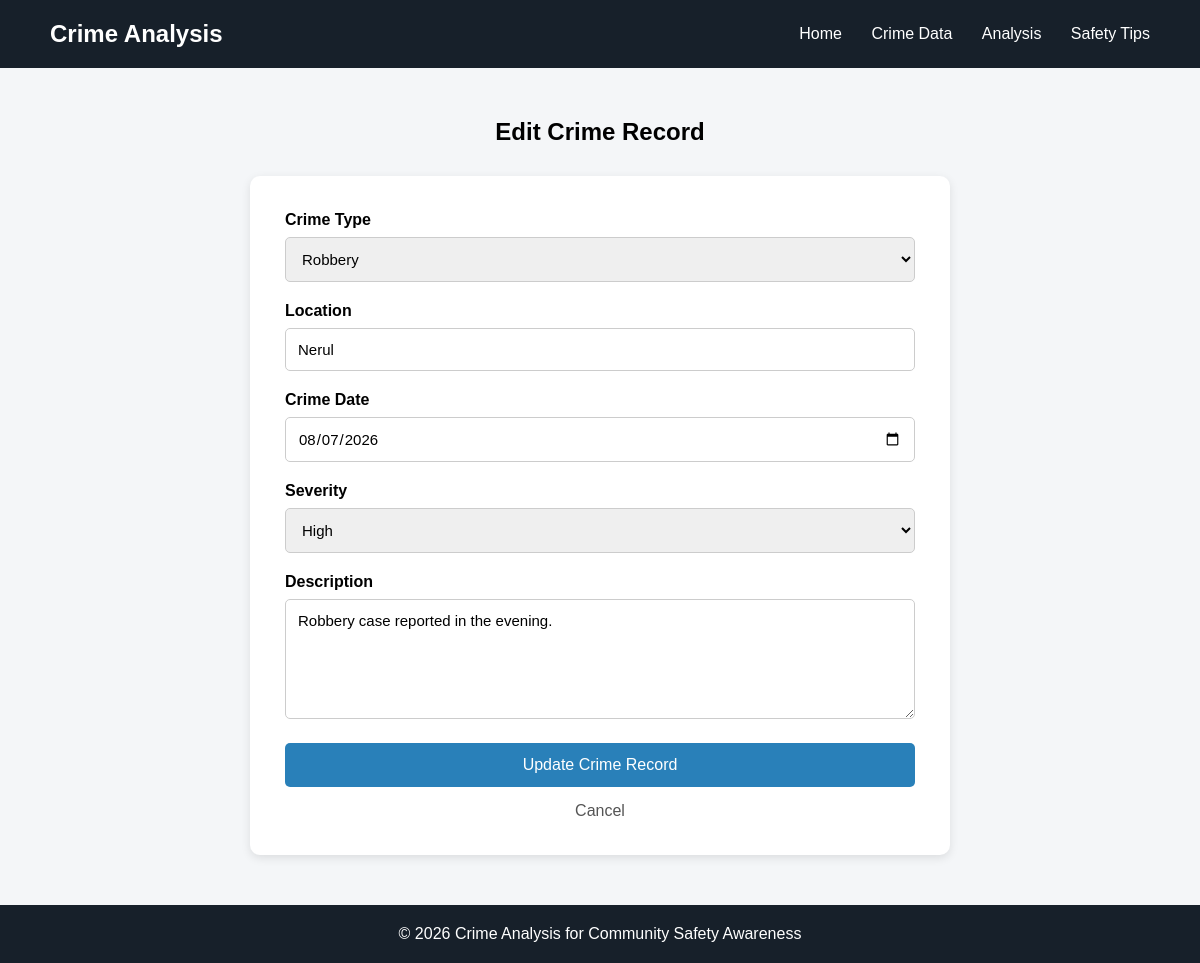
The app's page /edit_crime.php?id=2 (signed in) with its own data.
### tables this page shows
CREATE TABLE `crime_records` (
  `id` int(11) NOT NULL,
  `crime_type` varchar(100) NOT NULL,
  `location` varchar(100) NOT NULL,
  `crime_date` date NOT NULL,
  `severity` varchar(50) NOT NULL,
  `description` text DEFAULT NULL
);

### edit_crime.php (the view, shortened to what this page needs)
<?php
$servername = "localhost";
$username = "root";
$password = "";
$dbname = "crime_analysis";
$conn = new mysqli($servername, $username, $password, $dbname);
$id = $_GET["id"] ?? 0;
$sql = "SELECT * FROM crime_records WHERE id = ?";
$stmt = $conn->prepare($sql);
$stmt->bind_param("i", $id);
$stmt->execute();
$result = $stmt->get_result();
$crime = $result->fetch_assoc();
?>
<!DOCTYPE html>
<html lang="en">
<head>
</head>
<body>
<header>
<h1>Crime Analysis</h1>
<nav>
<a href="index.php">Home</a>
<a href="crime_data.php">Crime Data</a>
<a href="analysis.php">Analysis</a>
<a href="safety.php">Safety Tips</a>
</nav>
</header>
<div class="container">
<h2>Edit Crime Record</h2>
<div class="form-box">
<form method="POST">
<div class="form-group">
<label>Crime Type</label>
<select name="crime_type" required>
<option value="Robbery"
<?php if ($crime["crime_type"] == "Robbery") echo "selected"; ?>>
Robbery
</option>
</select>
</div>
<div class="form-group">
<label>Location</label>
<input
type="text"
name="location"
value="<?php echo htmlspecialchars($crime["location"]); ?>"
required
>
</div>
<div class="form-group">
<label>Crime Date</label>
<input
type="date"
name="crime_date"
value="<?php echo $crime["crime_date"]; ?>"
required
>
</div>
<div class="form-group">
<label>Severity</label>
<select name="severity" required>
<option value="High"
<?php if ($crime["severity"] == "High") echo "selected"; ?>>
High
</option>
</select>
</div>
<div class="form-group">
<label>Description</label>
<textarea
name="description"
required
><?php echo htmlspecialchars($crime["description"]); ?></textarea>
</div>
<button type="submit">
Update Crime Record
</button>
<a href="crime_data.php" class="cancel">
Cancel
</a>
</form>
</div>
</div>
<footer>
<p>© 2026 Crime Analysis for Community Safety Awareness</p>
</footer>
</body>
</html>

### edit_crime.php (style rules this page uses)
* { margin: 0; padding: 0; box-sizing: border-box; font-family: Arial, sans-serif; }
body { background-color: #f4f6f8; }
header { background-color: #17202a; color: white; padding: 20px 50px; display: flex; justify-content: space-between; align-items: center; }
header h1 { font-size: 24px; }
nav a { color: white; text-decoration: none; margin-left: 25px; }
.container { width: 90%; max-width: 700px; margin: 50px auto; }
.container h2 { text-align: center; margin-bottom: 30px; }
.form-box { background-color: white; padding: 35px; border-radius: 10px; box-shadow: 0 3px 10px rgba(0,0,0,0.1); }
.form-group { margin-bottom: 20px; }
label { display: block; margin-bottom: 8px; font-weight: bold; }
input, select, textarea { width: 100%; padding: 12px; border: 1px solid #ccc; border-radius: 5px; font-size: 15px; }
textarea { height: 120px; }
button { width: 100%; padding: 13px; background-color: #2980b9; color: white; border: none; border-radius: 5px; font-size: 16px; cursor: pointer; }
.cancel { display: block; text-align: center; margin-top: 15px; color: #555; text-decoration: none; }
footer { background-color: #17202a; color: white; text-align: center; padding: 20px; margin-top: 50px; }

### records on screen
crime_records: crime_type "Robbery", location "Nerul", crime_date "08/07/2026", severity "High", description "Robbery case reported in the evening."
